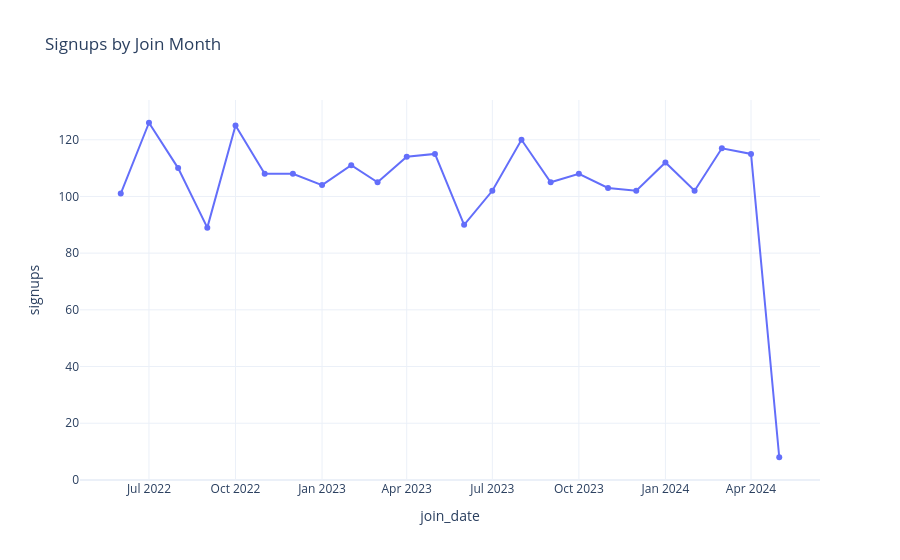

Here is the notebook cell this chart was saved with:
### Markdown cell above
## 3. Growth over time
Signups by join month — is the subscriber base growing, flat, or shrinking?

### Code cell
viz.signups_over_time_chart(df).show()

### Figure 1 — Plotly figure (JSON) as saved in the notebook; plotly's stock layout.template omitted (floating-point values rounded to 4 significant figures)
{"data": [{"hovertemplate": "join_date=%{x}<br>signups=%{y}<extra></extra>", "legendgroup": "", "line": {"color": "#636efa", "dash": "solid"}, "marker": {"symbol": "circle"}, "mode": "lines+markers", "name": "", "orientation": "v", "showlegend": false, "type": "scatter", "x": ["2022-06-01T00:00:00", "2022-07-01T00:00:00", "2022-08-01T00:00:00", "2022-09-01T00:00:00", "2022-10-01T00:00:00", "2022-11-01T00:00:00", "2022-12-01T00:00:00", "2023-01-01T00:00:00", "2023-02-01T00:00:00", "2023-03-01T00:00:00", "2023-04-01T00:00:00", "2023-05-01T00:00:00", "2023-06-01T00:00:00", "2023-07-01T00:00:00", "2023-08-01T00:00:00", "2023-09-01T00:00:00", "2023-10-01T00:00:00", "2023-11-01T00:00:00", "2023-12-01T00:00:00", "2024-01-01T00:00:00", "2024-02-01T00:00:00", "2024-03-01T00:00:00", "2024-04-01T00:00:00", "2024-05-01T00:00:00"], "xaxis": "x", "y": [101, 126, 110, 89, 125, 108, 108, 104, 111, 105, 114, 115, 90, 102, 120, 105, 108, 103, 102, 112, 102, 117, 115, 8], "yaxis": "y"}], "layout": {"legend": {"tracegroupgap": 0}, "title": {"text": "Signups by Join Month"}, "xaxis": {"anchor": "y", "domain": [0.0, 1.0], "title": {"text": "join_date"}}, "yaxis": {"anchor": "x", "domain": [0.0, 1.0], "title": {"text": "signups"}}}}
